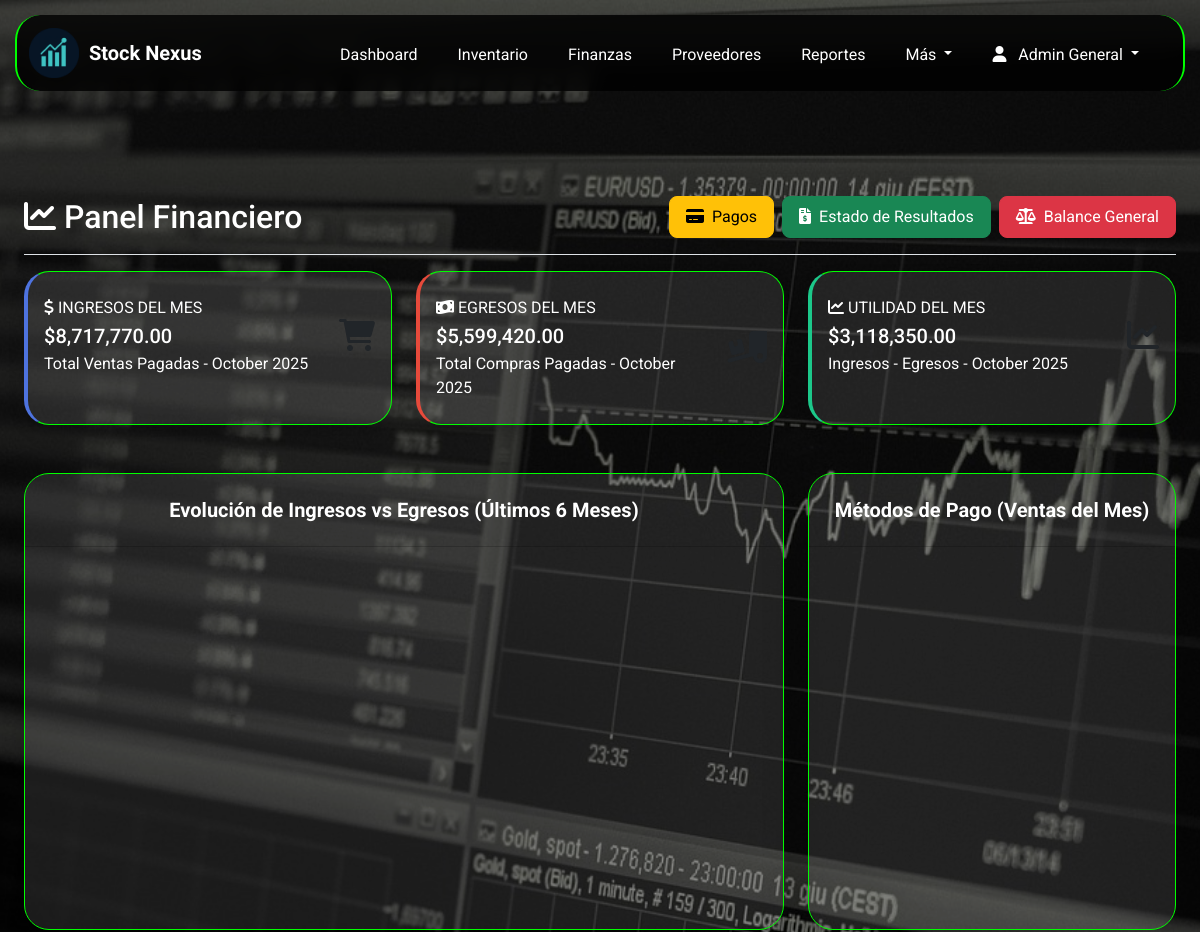
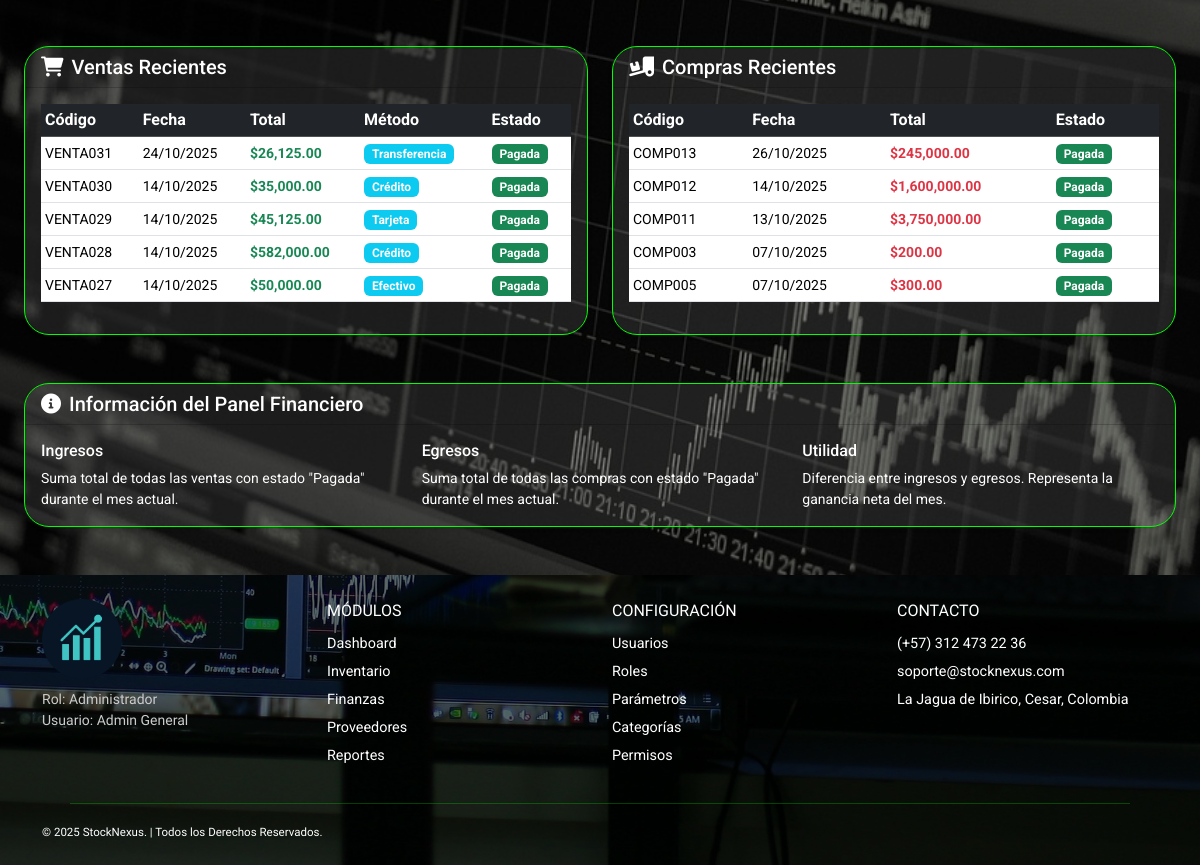
The page /index.php?page=finanzas (signed in) on the database its author committed (2 pictures, top to bottom).
### tables this page shows
CREATE TABLE `ventas` (
  `id_venta` int(11) NOT NULL,
  `codigo_venta` varchar(50) NOT NULL,
  `id_cliente` int(11) DEFAULT NULL,
  `id_usuario` int(11) NOT NULL,
  `fecha_venta` datetime DEFAULT current_timestamp(),
  `metodo_pago` enum('Efectivo','Transferencia','Tarjeta','Crédito') DEFAULT 'Efectivo',
  `total_venta` decimal(14,2) DEFAULT 0.00,
  `descuento_aplicado` decimal(10,2) DEFAULT 0.00,
  `porcentaje_descuento` decimal(5,2) DEFAULT 0.00,
  `estado` enum('Pendiente','Pagada','Anulada') DEFAULT 'Pendiente'
);

CREATE TABLE `compras` (
  `id_compra` int(11) NOT NULL,
  `codigo_compra` varchar(50) NOT NULL,
  `id_proveedor` int(11) NOT NULL,
  `id_usuario` int(11) NOT NULL,
  `fecha_compra` datetime DEFAULT current_timestamp(),
  `total_compra` decimal(14,2) DEFAULT 0.00,
  `estado` enum('Pendiente','Pagada','Anulada') DEFAULT 'Pendiente',
  `descuento_aplicado` decimal(10,2) DEFAULT 0.00,
  `porcentaje_descuento` decimal(5,2) DEFAULT 0.00
);

### app/controllers/FinanzaController.php (called while the page is built, shortened)
<?php
class FinanzaController {
    private $db;
    public function __construct($database) {
        $this->db = $database;
    }
    public function getResumenFinanciero() {
        try {
            $stmt = $this->db->query("
                SELECT COALESCE(SUM(total_venta), 0) as total
                FROM ventas
                WHERE estado = 'Pagada' AND MONTH(fecha_venta) = MONTH(CURRENT_DATE()) AND YEAR(fecha_venta) = YEAR(CURRENT_DATE())
            ");
            $ingresos_mes = $stmt->fetch()['total'];
            $stmt = $this->db->query("
                SELECT COALESCE(SUM(total_compra), 0) as total
                FROM compras
                WHERE estado = 'Pagada' AND MONTH(fecha_compra) = MONTH(CURRENT_DATE()) AND YEAR(fecha_compra) = YEAR(CURRENT_DATE())
            ");
            $egresos_mes = $stmt->fetch()['total'];
            $utilidad_mes = $ingresos_mes - $egresos_mes;
            return [
                'ingresos_mes' => $ingresos_mes,
                'egresos_mes' => $egresos_mes,
                'utilidad_mes' => $utilidad_mes
            ];
        } catch (PDOException $e) {
            error_log("Error en getResumenFinanciero: " . $e->getMessage());
            return ['ingresos_mes' => 0, 'egresos_mes' => 0, 'utilidad_mes' => 0];
        }
    }
}
?>

### app/views/Finanzas/finanzas.php (the view, shortened to what this page needs)
<?php
require_once __DIR__ . '/../../controllers/FinanzaController.php';
$finanzaController = new FinanzaController($db);
$resumen = $finanzaController->getResumenFinanciero();
try {
    $queryVentasRecientes = "
        SELECT
            codigo_venta,
            fecha_venta,
            total_venta,
            metodo_pago,
            estado
        FROM ventas
        ORDER BY fecha_venta DESC
        LIMIT 5
    ";
    $stmtVentas = $db->query($queryVentasRecientes);
    $ventasRecientes = $stmtVentas->fetchAll(PDO::FETCH_ASSOC);
    $queryComprasRecientes = "
        SELECT
            codigo_compra,
            fecha_compra,
            total_compra,
            estado
        FROM compras
        ORDER BY fecha_compra DESC
        LIMIT 5
    ";
    $stmtCompras = $db->query($queryComprasRecientes);
    $comprasRecientes = $stmtCompras->fetchAll(PDO::FETCH_ASSOC);
} catch (PDOException $e) {
    error_log("Error en finanzas.php: " . $e->getMessage());
    $metodosPago = [];
    $ventasRecientes = [];
    $comprasRecientes = [];
}
?>
<div class="container-fluid px-4 pb-5" style="margin-top:180px;">
    <div class="d-flex justify-content-between flex-wrap flex-md-nowrap align-items-center pt-3 pb-2 mb-3 border-bottom">
        <h1 class="h2"><i class="fas fa-chart-line me-2"></i>Panel Financiero</h1>
        <div class="btn-toolbar mb-2 mb-md-2">
            <div class="d-flex gap-2">
                <a href="index.php?page=pagos" class="btn btn-warning rounded-3 px-3 py-2 text-center">
                    <i class="fas fa-credit-card me-2"></i>Pagos
                </a>
                <a href="index.php?page=estado_resultado" class="btn btn-success rounded-3 px-3 py-2 text-center">
                    <i class="fas fa-file-invoice-dollar me-2"></i>Estado de Resultados
                </a>
                <a href="index.php?page=balance" class="btn btn-danger rounded-3 px-3 py-2 text-center">
                    <i class="fas fa-balance-scale me-2"></i>Balance General
                </a>
            </div>
        </div>
    </div>
    <div class="row mb-4">
        <div class="col-xl-4 col-md-6 mb-4">
            <div class="card border-left-primary shadow h-100 py-2" style="border-left: 4px solid #4e73df !important;">
                <div class="card-body">
                    <div class="row no-gutters align-items-center">
                        <div class="col mr-2">
                            <div class="text-xs font-weight-bold text-white text-uppercase mb-1">
                                <i class="fas fa-dollar-sign me-1"></i>Ingresos del Mes
                            </div>
                            <div class="h5 mb-0 font-weight-bold text-white">
                                $<?= number_format($resumen['ingresos_mes'], 2) ?>
                            </div>
                            <div class="text-xs text-white mt-1">
                                Total Ventas Pagadas - <?= date('F Y') ?>
                            </div>
                        </div>
                        <div class="col-auto">
                            <i class="fas fa-shopping-cart fa-2x text-white-300"></i>
                        </div>
                    </div>
                </div>
            </div>
        </div>
        <div class="col-xl-4 col-md-6 mb-4">
            <div class="card border-left-danger shadow h-100 py-2" style="border-left: 4px solid #e74a3b !important;">
                <div class="card-body">
                    <div class="row no-gutters align-items-center">
                        <div class="col mr-2">
                            <div class="text-xs font-weight-bold text-white text-uppercase mb-1">
                                <i class="fas fa-money-bill-wave me-1"></i>Egresos del Mes
                            </div>
                            <div class="h5 mb-0 font-weight-bold text-white">
                                $<?= number_format($resumen['egresos_mes'], 2) ?>
                            </div>
                            <div class="text-xs text-white mt-1">
                                Total Compras Pagadas - <?= date('F Y') ?>
                            </div>
                        </div>
                        <div class="col-auto">
                            <i class="fas fa-truck-loading fa-2x text-white-300"></i>
                        </div>
                    </div>
                </div>
            </div>
        </div>
        <div class="col-xl-4 col-md-6 mb-4">
            <div class="card border-left-success shadow h-100 py-2" style="border-left: 4px solid #1cc88a !important;">
                <div class="card-body">
                    <div class="row no-gutters align-items-center">
                        <div class="col mr-2">
                            <div class="text-xs font-weight-bold text-white text-uppercase mb-1">
                                <i class="fas fa-chart-line me-1"></i>Utilidad del Mes
                            </div>
                            <div class="h5 mb-0 font-weight-bold text-white">
                                $<?= number_format($resumen['utilidad_mes'], 2) ?>
                            </div>
                            <div class="text-xs text-white mt-1">
                                Ingresos - Egresos - <?= date('F Y') ?>
                            </div>
                        </div>
                        <div class="col-auto">
                            <i class="fas fa-chart-line fa-2x text-white-300"></i>
                        </div>
                    </div>
                </div>
            </div>
        </div>
    </div>
    <div class="row">
        <div class="col-lg-8 mb-4">
            <div class="card h-100 shadow-lg border-green">
                <div class="card-header">
                    <h5 class="text-center m-2 fw-bold text-white py-2">Evolución de Ingresos vs Egresos (Últimos 6 Meses)</h5>
                </div>
                <div class="card-body d-flex align-items-center justify-content-center rounded-3">
                    <canvas id="ingresosEgresosChart" style="width: 100%; height: 350px;"></canvas>
                </div>
            </div>
        </div>
        <div class="col-lg-4 mb-4">
            <div class="card h-100 shadow-lg border-green">
                <div class="card-header">
                    <h5 class="text-center m-2 fw-bold text-white py-2">Métodos de Pago (Ventas del Mes)</h5>
                </div>
                <div class="card-body d-flex align-items-center justify-content-center rounded-3">
                    <canvas id="metodosPagoChart" style="width: 100%; height: 300px;"></canvas>
                </div>
            </div>
        </div>
    </div>
    <div class="row mt-4">
        <div class="col-lg-6 mb-4">
            <div class="card shadow-sm">
                <div class="card-header text-white">
                    <h5 class="card-title mb-0">
                        <i class="fas fa-shopping-cart me-2"></i>Ventas Recientes
                    </h5>
                </div>
                <div class="card-body">
                    <div class="table-responsive">
                        <table class="table table-sm table-hover">
                            <thead class="table-dark">
                                <tr>
                                    <th>Código</th>
                                    <th>Fecha</th>
                                    <th>Total</th>
                                    <th>Método</th>
                                    <th>Estado</th>
                                </tr>
                            </thead>
                            <tbody>
                                <?php foreach ($ventasRecientes as $venta): ?>
                                <tr>
                                    <td><small><?= htmlspecialchars($venta['codigo_venta']) ?></small></td>
                                    <td><small><?= date('d/m/Y', strtotime($venta['fecha_venta'])) ?></small></td>
                                    <td class="text-success"><small><strong>$<?= number_format($venta['total_venta'], 2) ?></strong></small></td>
                                    <td><span class="badge bg-info"><?= htmlspecialchars($venta['metodo_pago']) ?></span></td>
                                    <td>
                                        <span class="badge bg-<?= $venta['estado'] == 'Pagada' ? 'success' : ($venta['estado'] == 'Pendiente' ? 'warning' : 'danger') ?>">
                                            <?= htmlspecialchars($venta['estado']) ?>
                                        </span>
                                    </td>
                                </tr>
                                <?php endforeach; ?>
                            </tbody>
                        </table>
                    </div>
                </div>
            </div>
        </div>
        <div class="col-lg-6 mb-4">
            <div class="card shadow-sm">
                <div class="card-header text-white">
                    <h5 class="card-title mb-0">
                        <i class="fas fa-truck-loading me-2"></i>Compras Recientes
                    </h5>
                </div>
                <div class="card-body">
                    <div class="table-responsive">
                        <table class="table table-sm table-hover">
                            <thead class="table-dark">
                                <tr>
                                    <th>Código</th>
                                    <th>Fecha</th>
                                    <th>Total</th>
                                    <th>Estado</th>
                                </tr>
                            </thead>
                            <tbody>
                                <?php foreach ($comprasRecientes as $compra): ?>
                                <tr>
                                    <td><small><?= htmlspecialchars($compra['codigo_compra']) ?></small></td>
                                    <td><small><?= date('d/m/Y', strtotime($compra['fecha_compra'])) ?></small></td>
                                    <td class="text-danger"><small><strong>$<?= number_format($compra['total_compra'], 2) ?></strong></small></td>
                                    <td>
                                        <span class="badge bg-<?= $compra['estado'] == 'Pagada' ? 'success' : ($compra['estado'] == 'Pendiente' ? 'warning' : 'danger') ?>">
                                            <?= htmlspecialchars($compra['estado']) ?>
                                        </span>
                                    </td>
                                </tr>
                                <?php endforeach; ?>
                            </tbody>
                        </table>
                    </div>
                </div>
            </div>
        </div>
    </div>
    <div class="row mt-4">
        <div class="col-12">
            <div class="card shadow-sm">
                <div class="card-header text-white">
                    <h5 class="card-title mb-0">
                        <i class="fas fa-info-circle me-2"></i>Información del Panel Financiero
                    </h5>
                </div>
                <div class="card-body">
                    <div class="row">
                        <div class="col-md-4 text-white">
                            <h6>Ingresos</h6>
                            <p class="small text-white mb-0">
                                Suma total de todas las ventas con estado "Pagada" durante el mes actual.
                            </p>
                        </div>
                        <div class="col-md-4 text-white">
                            <h6>Egresos</h6>
                            <p class="small text-white mb-0">
                                Suma total de todas las compras con estado "Pagada" durante el mes actual.
                            </p>
                        </div>
                        <div class="col-md-4 text-white">
                            <h6>Utilidad</h6>
                            <p class="small text-white mb-0">
                                Diferencia entre ingresos y egresos. Representa la ganancia neta del mes.
                            </p>
                        </div>
                    </div>
                </div>
            </div>
        </div>
    </div>
</div>

### public/assets/style.css (style rules this page uses)
body { background-image: url(../img/fondo_body.jpg); min-height: 100vh; background-size: cover; background-position: center; background-repeat: no-repeat; background-attachment: fixed; position: relative; font-family: 'Roboto', sans-serif; background-color: #000; color: #fff; margin: 0; padding: 0; width: 100%; align-items: center; justify-content: center; }
body::before { content: ''; position: fixed; top: 0; left: 0; width: 100%; height: 100%; background-color: rgba(0, 0, 0, 0.5); z-index: -1; }
html { scroll-behavior: smooth; width: 100%; }
.card { width: 100%; background-color: rgba(255, 255, 255, 0.1); border: 1px solid #00ff00; transition: transform 0.3s, box-shadow 0.3s; border-radius: 25px; }

### rows shown on the page
ventas: codigo_venta "VENTA031", fecha_venta "24/10/2025", total_venta "26,125.00", metodo_pago "Transferencia", estado "Pagada"
ventas: codigo_venta "VENTA030", fecha_venta "14/10/2025", total_venta "35,000.00", metodo_pago "Crédito", estado "Pagada"
ventas: codigo_venta "VENTA029", fecha_venta "14/10/2025", total_venta "45,125.00", metodo_pago "Tarjeta", estado "Pagada"
ventas: codigo_venta "VENTA028", fecha_venta "14/10/2025", total_venta "582,000.00", metodo_pago "Crédito", estado "Pagada"
ventas: codigo_venta "VENTA027", fecha_venta "14/10/2025", total_venta "50,000.00", metodo_pago "Efectivo", estado "Pagada"
compras: codigo_compra "COMP013", fecha_compra "26/10/2025", total_compra "245,000.00", estado "Pagada"
compras: codigo_compra "COMP012", fecha_compra "14/10/2025", total_compra "1,600,000.00", estado "Pagada"
compras: codigo_compra "COMP011", fecha_compra "13/10/2025", total_compra "3,750,000.00", estado "Pagada"
compras: codigo_compra "COMP003", fecha_compra "07/10/2025", total_compra "200.00", estado "Pagada"
compras: codigo_compra "COMP005", fecha_compra "07/10/2025", total_compra "300.00", estado "Pagada"

### other values the page prints
$nombreUsuario "Admin General"
$resumen['ingresos_mes'] "8,717,770.00"
$resumen['egresos_mes'] "5,599,420.00"
$resumen['utilidad_mes'] "3,118,350.00"
$rol "Administrador"
